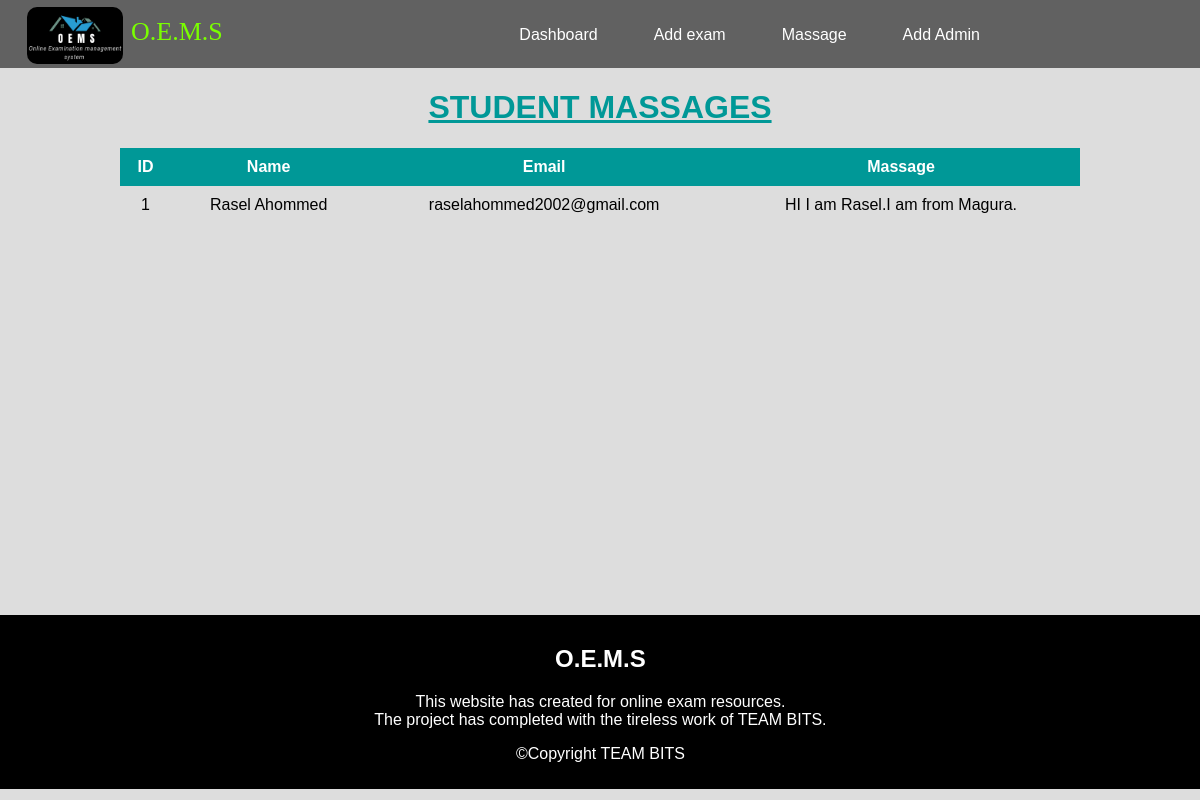
Page /adminMassage.php (signed in) on the committed database.
### tables this page shows
CREATE TABLE `usr_massage` (
  `id` int(11) NOT NULL,
  `fullname` varchar(255) NOT NULL,
  `email` varchar(255) NOT NULL,
  `massage` text NOT NULL
);

### adminMassage.php (the view, shortened to what this page needs)
<!DOCTYPE html>
<html lang="en">
<head>
	<link rel="stylesheet" href="style.css">
</head>
<body>
		<nav class="manu_bar">
			<img src="asset/image/logo.png" alt="logo" class="logo">
			<span class="logo_tag">O.E.M.S</span>
			<ul>
				<li><a href="Admin dasbord.php">Dashboard</a></li>
				<li><a href="Add exam.php">Add exam</a></li>
				<li><a href="adminMassage.php">Massage</a></li>
				<li><a href="Add_admin.php">Add Admin</a></li>
			</ul>
		</nav>
		<h1 class="pgTitle">STUDENT MASSAGES</h1>
		<table class="content-table">
			<thead>
				<tr>
					<th>ID</th>
					<th>Name</th>
					<th>Email</th>
					<th>Massage</th>
				</tr>
			</thead>
			<tbody>
				<?php
				require_once("connect.php");
				$selectQuery = "SELECT * FROM usr_massage";
				$runQuery = mysqli_query($conn,$selectQuery);
				if($runQuery==true){
					while($myData = mysqli_fetch_array($runQuery)){?>
						<tr>
							<td><?php echo $myData["id"]; ?></td>
							<td><?php echo $myData["fullname"]; ?></td>
							<td><?php echo $myData["email"]; ?></td>
							<td><?php echo $myData["massage"]; ?></td>
						</tr>
				<?php	}
				}
				?>
			</tbody>
		</table>
	<div class="AdminftrContiner" style="margin-top: 390px;">
		<h2>O.E.M.S</h2>
		<p>This website has created for online exam resources. <br>The project has completed with the tireless work of TEAM BITS.</p>
		<p>&copyCopyright TEAM BITS</p>
	</div>

### style.css (style rules this page uses)
body { margin: 0; padding: 0; font-family: sans-serif; }
.manu_bar { background: #1515159c; width: 100%; }
.manu_bar ul { display: inline-flex; float: right; margin-right:16%; }
.manu_bar li { padding: 10px 28px; cursor: pointer; list-style: none; }
.manu_bar li a { text-decoration: none; color: white; }
img.logo { height: 57px; width: 96px; border-radius: 10px; margin: 7px 0px 0 27px; }
span.logo_tag { color: #7aff00; font-size: 26px; font-family: arial black; padding: 17px 8px; position: absolute; }
.AdminftrContiner { background: black; width: 98.4%; color: white; text-align: center; padding: 10px; margin-top: 145px; }
h1.pgTitle { text-align: center; color: #009897; text-decoration: underline; }
.content-table { width: 80%; margin-left: 10%; border-collapse: collapse; }
.content-table th { background: #009897; padding: 10px; color: white; }
.content-table tbody tr { border-bottom: 1px solid #ddd; }
.content-table tbody td { padding: 10px; text-align: center; }

### adminMassage.php (style rules this page uses)
body { background: #ddd; }

### rows in the picture
usr_massage: id "1", fullname "Rasel Ahommed", email "raselahommed2002@gmail.com", massage "HI I am Rasel.I am from Magura."
